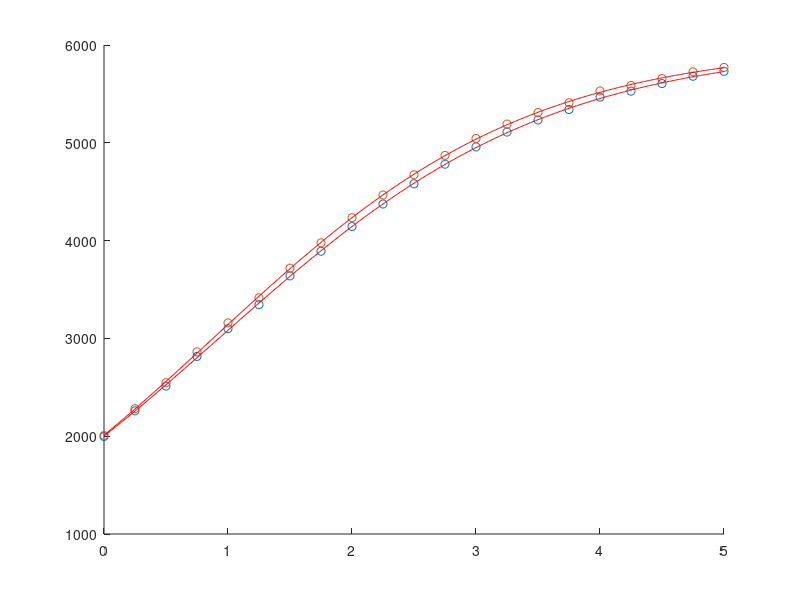

MATLAB code to generate this figure:
% Testing the nonlinear fit tool: nlinfit
%

clear all

% Our model: Vexp(t) = Va*Vinf/(Va+(Vinf-Va)*exp(-ka*t*Vinf/(Vinf-Va)))
V_inf = 6000;
mdl = @(a,t)((a(1)*V_inf)./(a(1)+(V_inf-a(1))*exp((-a(2)*t*V_inf)/(V_inf-a(1)))));

% make some synthetic data
rng(9845,'twister')

% make a few different models
m(:,1) = [2000 ; 0.5];
m(:,2) = [2010 ; 0.52];
m(:,3) = [2050 ; 0.54];
% m(:,4) = [1990 ; 0.49];

t = [0:0.25:5]; %exprnd(2,100,1);
epsn = normrnd(0,10,length(t),1);

V_exp(:,1) = mdl(m(:,1),t) + epsn';
V_exp(:,2) = mdl(m(:,2),t) + epsn';
V_exp(:,3) = mdl(m(:,3),t) + epsn';
% V_exp(:,4) = mdl(m(:,4),t) + epsn';
%
V_exp(:,1) = V_exp(:,1);
V_exp(:,2) = V_exp(:,2);
V_exp(:,3) = V_exp(:,3);
% V_exp(:,4) = 

a0 = [1200; 0.3];

V_exp_inv = V_exp(1:end);

[ahat(:,1),r,J,cov,mse] = nlinfit(t,V_exp(:,1)',mdl,a0);
[ahat(:,2),r,J,cov,mse] = nlinfit(t,V_exp(:,2)',mdl,a0);
% ahat
% % 
trange = min(t):.01:max(t);
hold on
scatter(t,V_exp(:,1))
scatter(t,V_exp(:,2))
plot(trange,mdl(ahat(:,1),trange),'r')
plot(trange,mdl(ahat(:,2),trange),'r')
hold off
 
% % using weights
% 
%w = [1 1 1 1 1 1 1 1 1 1 1];
%w = w/mean(w);
%V_exp_w = sqrt(w).*V_exp;
% modelFunw = @(a,t) sqrt(w).*mdl(a,t);
% [bFitw,rw,Jw,Sigmaw,msew] = nlinfit(t,V_exp_w,modelFunw,a0);
% bFitw
% 
% figure
% trange = min(t):.01:max(t);
% hold on
% scatter(t,V_exp_w)
% plot(trange,mdl(bFitw,trange),'r')
% hold off